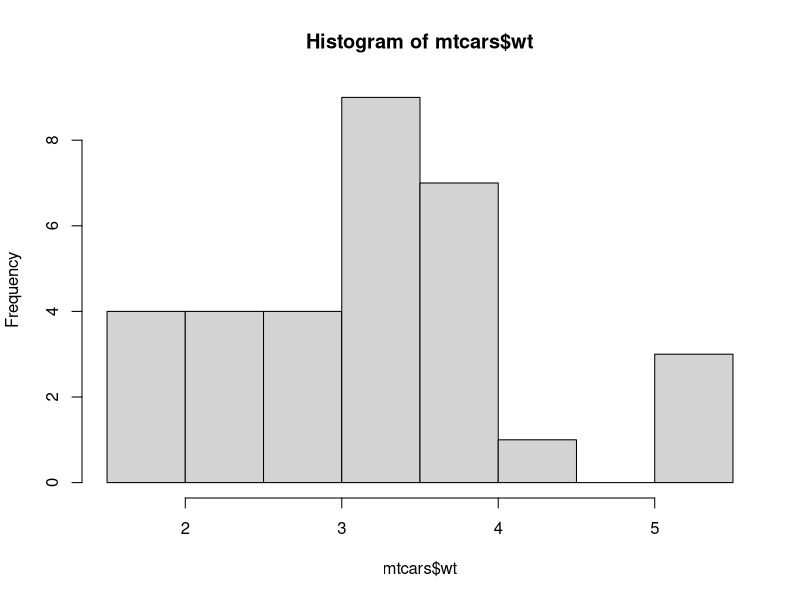
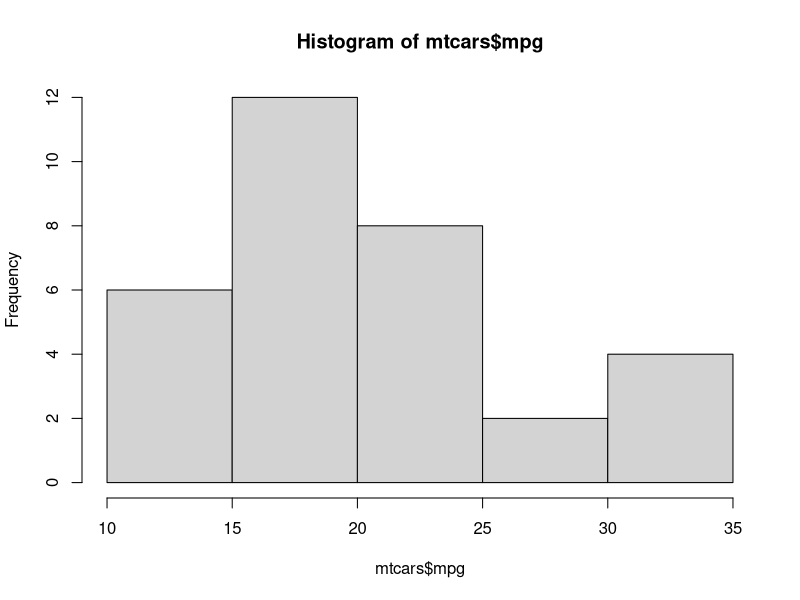
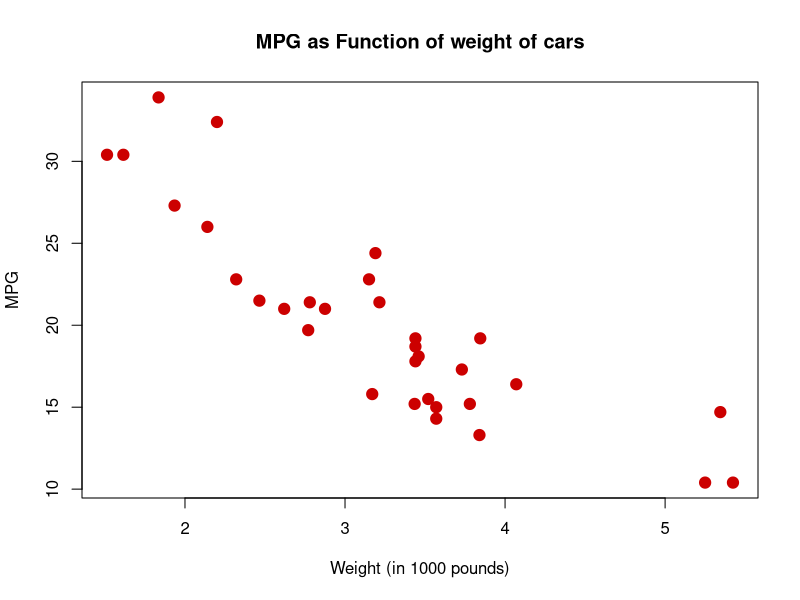

R code for these plots, in order:
# File:   Scatterplots.R
# Course: R: An Introduction (with RStudio)

# LOAD DATASETS PACKAGES ###################################

library(datasets)  # Load/unload base packages manually

# LOAD DATA ################################################

?mtcars
head(mtcars)

# PLOTS ####################################################

# Good to first check univariate distributions
hist(mtcars$wt)
hist(mtcars$mpg)

# Basic X-Y plot for two quantitative variables
plot(mtcars$wt,mtcars$mpg,
     pch=19,
     cex=1.5,
     col="#cc0000",
     main="MPG as Function of weight of cars",
     xlab ="Weight (in 1000 pounds)",
     ylab="MPG")

# Add some options
 

# CLEAN UP #################################################

# Clear packages
detach("package:datasets", unload = TRUE)  # For base

# Clear plots
dev.off()  # But only if there IS a plot

# Clear console
cat("\014")  # ctrl+L

# Clear mind :)
